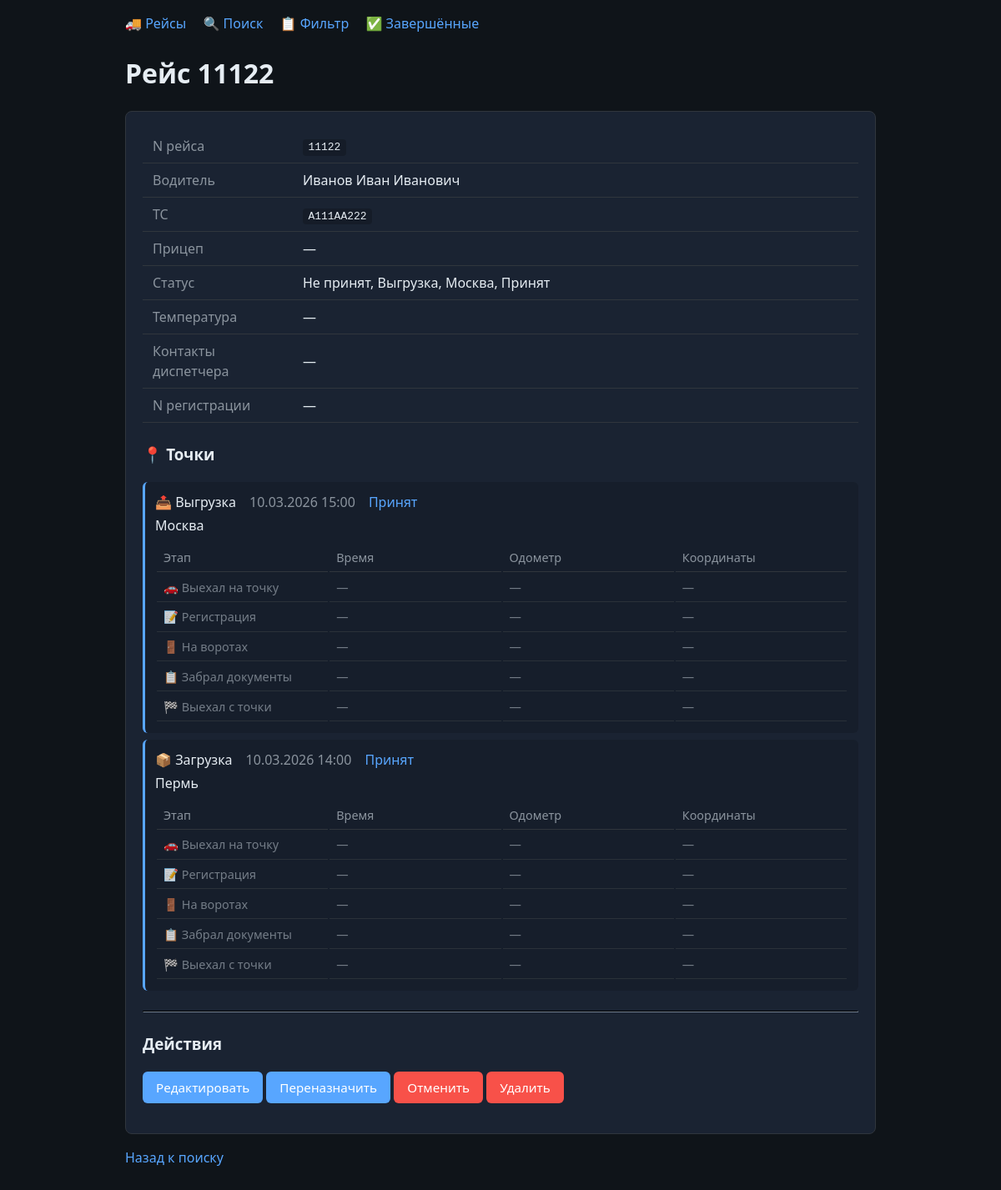
The app's page /admin/routes/11122 with its own data.
### tables this page shows
CREATE TABLE "Route" (
	"id"	TEXT,
	"tg_id"	INTEGER,
	"points"	TEXT,
	"status"	TEXT
, number_auto TEXT DEFAULT '', temperature TEXT DEFAULT '', dispatcher_contacts TEXT DEFAULT '', registration_number TEXT DEFAULT '', trailer_number TEXT DEFAULT '');

CREATE TABLE "Users" (
	"tg_id"	TEXT,
	"name"	TEXT,
	"phone"	TEXT,
	"role"	TEXT,
	"status"	TEXT
);

CREATE TABLE "Point" (
	"id"	INTEGER,
	"id_route"	TEXT,
	"type_point"	TEXT,
	"place_point"	TEXT,
	"date_point"	TEXT,
	"time_accepted"	TEXT,
	"time_departure"	TEXT,
	"time_registration"	TEXT,
	"time_put_on_gate"	TEXT,
	"time_docs"	TEXT,
	"photo_docs"	TEXT,
	"status"	TEXT
, lat REAL DEFAULT NULL, lng REAL DEFAULT NULL, odometer TEXT DEFAULT NULL);

### api/admin_routes_web.py (the view)
@router.get("/routes/{route_id}", response_class=HTMLResponse)
async def route_detail(request: Request, route_id: str, _=Depends(require_admin)):
    user_repo, route_repo = _get_repos()
    route = route_repo.get_by_id_str(route_id)
    if not route:
        raise HTTPException(status_code=404, detail="Рейс не найден")
    detail_data = build_route_detail_data(route, route_repo, user_repo)
    return templates.TemplateResponse(
        "route_detail.html",
        {
            "request": request,
            "route": route,
            "detail": detail_data,
        },
    )

### api/templates/route_detail.html (shortened to what this page needs)
{% extends "base.html" %}
{% block content %}
<h1>Рейс {{ route.id }}</h1>
<div class="card">
    <table class="route-table">
        <tr><th>N рейса</th><td><code>{{ route.id }}</code></td></tr>
        <tr><th>Водитель</th><td>{{ detail.driver_name }}</td></tr>
        <tr><th>ТС</th><td><code>{{ detail.number_auto or '—' }}</code></td></tr>
        <tr><th>Прицеп</th><td>{{ detail.trailer_number or '—' }}</td></tr>
        <tr><th>Статус</th><td>{{ detail.status_display }}</td></tr>
        <tr><th>Температура</th><td>{{ detail.temperature or '—' }}</td></tr>
        <tr><th>Контакты диспетчера</th><td>{{ detail.dispatcher_contacts or '—' }}</td></tr>
        <tr><th>N регистрации</th><td>{{ detail.registration_number or '—' }}</td></tr>
    </table>
    <h3 style="margin-top: 1.5rem;">📍 Точки</h3>
    {% if detail.points_data %}
    {% for pt in detail.points_data %}
    <div class="point-card">
        <div class="point-header">
            <span class="point-type">{{ pt.type_emoji }} {{ pt.type }}</span>
            <span class="point-date">{{ pt.date }}</span>
            <span class="point-status">{{ pt.status }}</span>
        </div>
        <div class="point-place">{{ pt.place }}</div>
        <table class="point-status-table">
            <thead>
                <tr><th>Этап</th><th>Время</th><th>Одометр</th><th>Координаты</th></tr>
            </thead>
            <tbody>
                {% for step in pt.status_steps %}
                <tr class="{% if step.done %}step-done{% else %}step-pending{% endif %}">
                    <td>{{ step.emoji }} {{ step.label }}</td>
                    <td>{% if step.time %}<code>{{ step.time }}</code>{% else %}—{% endif %}</td>
                    <td>{% if step.odometer %}<code>{{ step.odometer }}</code>{% else %}—{% endif %}</td>
                    <td>{% if step.lat is not none and step.lng is not none %}{{ "%.6f"|format(step.lat) }}, {{ "%.6f"|format(step.lng) }}{% else %}—{% endif %}</td>
                </tr>
                {% endfor %}
            </tbody>
        </table>
    </div>
    {% endfor %}
    {% else %}
    <p class="route-meta">Точек нет</p>
    {% endif %}
    {% if route.status != "cancelled" and route.status != "success" %}
    <hr style="margin: 1.5rem 0; border-color: var(--border);">
    <h3>Действия</h3>
    <p>
        <a href="/admin/routes/{{ route.id }}/edit" class="btn">Редактировать</a>
        <a href="/admin/routes/{{ route.id }}/reassign" class="btn">Переназначить</a>
        <a href="/admin/routes/{{ route.id }}/cancel" class="btn btn-danger">Отменить</a>
        <a href="/admin/routes/{{ route.id }}/delete" class="btn btn-danger">Удалить</a>
    </p>
    {% endif %}
</div>
<p><a href="/admin/routes/search">Назад к поиску</a></p>
{% endblock %}

### api/templates/base.html (style rules this page uses)
:root { --bg: #0f1419; --bg-card: #1a2332; --text: #e6edf3; --text-muted: #8b949e; --accent: #58a6ff; --accent-hover: #79b8ff; --danger: #f85149; --success: #3fb950; --border: #30363d; }
* { box-sizing: border-box; }
body { font-family: 'Segoe UI', system-ui, sans-serif; background: var(--bg); color: var(--text); margin: 0; padding: 1rem; line-height: 1.5; }
a { color: var(--accent); text-decoration: none; }
.card { background: var(--bg-card); border: 1px solid var(--border); border-radius: 8px; padding: 1.25rem; margin-bottom: 1rem; }
h1, h2 { margin-top: 0; }
.btn { display: inline-block; padding: 0.5rem 1rem; background: var(--accent); color: #fff; border: none; border-radius: 6px; cursor: pointer; font-size: 0.95rem; }
.btn-danger { background: var(--danger); }
.route-table { width: 100%; border-collapse: collapse; }
.route-table th, .route-table td { padding: 0.5rem 0.75rem; text-align: left; border-bottom: 1px solid var(--border); }
.route-table th { width: 180px; color: var(--text-muted); font-weight: 500; }
.route-table code { background: rgba(0,0,0,0.2); padding: 0.15rem 0.4rem; border-radius: 4px; }
.point-card { padding: 0.75rem; margin-bottom: 0.5rem; background: rgba(0,0,0,0.15); border-radius: 6px; border-left: 3px solid var(--accent); }
.point-header { display: flex; gap: 1rem; margin-bottom: 0.25rem; }
.point-type { font-weight: 500; }
.point-date { color: var(--text-muted); }
.point-status { color: var(--accent); }
.point-place { margin-bottom: 0.5rem; }
.point-status-table { width: 100%; font-size: 0.9rem; margin-top: 0.5rem; }
.point-status-table th, .point-status-table td { padding: 0.35rem 0.5rem; text-align: left; border-bottom: 1px solid var(--border); }
.point-status-table th { color: var(--text-muted); font-weight: 500; width: 180px; }
.point-status-table .step-pending { color: var(--text-muted); opacity: 0.8; }

### records on screen
Route: id "11122", number_auto "А111АА222"
Users: driver_name "Иванов Иван Иванович"
Point: type_emoji "📤", type "Выгрузка", date "10.03.2026 15:00", status "Принят", place "Москва", emoji "🚗" "📝" "🚪" "📋" "🏁", label "Выехал на точку" "Регистрация" "На воротах" "Забрал документы" "Выехал с точки"
Point: type_emoji "📦", type "Загрузка", date "10.03.2026 14:00", status "Принят", place "Пермь", emoji "🚗" "📝" "🚪" "📋" "🏁", label "Выехал на точку" "Регистрация" "На воротах" "Забрал документы" "Выехал с точки"

### other values on screen
{{ detail.trailer_number or '—' }} "—"
{{ detail.status_display }} "Не принят, Выгрузка, Москва, Принят"
{{ detail.temperature or '—' }} "—"
{{ detail.dispatcher_contacts or '—' }} "—"
{{ detail.registration_number or '—' }} "—"
